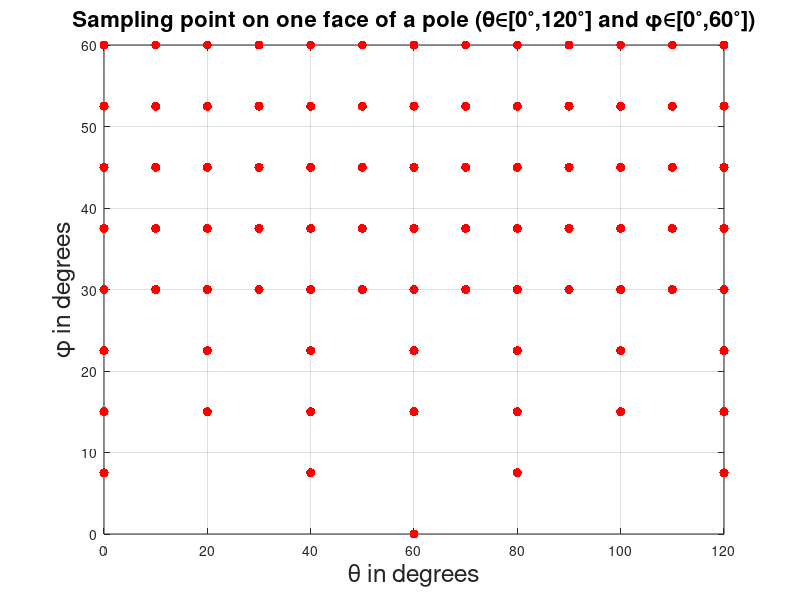

Here is the MATLAB script that generated this plot:
x_5x12=[linspace(0,120,13) linspace(0,120,13) linspace(0,120,13) linspace(0,120,13) linspace(0,120,13)];
x_2x6=[linspace(0,120,7) linspace(0,120,7)];
x_1x3=[0 40 80 120];
x_pool=60;
x=[x_5x12 x_2x6 x_1x3 x_pool];
y=[60*ones(1,13) 52.5*ones(1,13) 45*ones(1,13) 37.5*ones(1,13) 30*ones(1,13) 22.5*ones(1,7) 15*ones(1,7) 7.5*ones(1,4) 0];
plot(x,y,'r.','MarkerSize',20);
grid
xlabel('\theta in degrees', 'FontSize', 18)
ylabel('\phi in degrees', 'FontSize', 18)
title('Sampling point on one face of a pole (\theta\in[0^\circ,120^\circ] and \phi\in[0^\circ,60^\circ])', 'FontSize', 16)